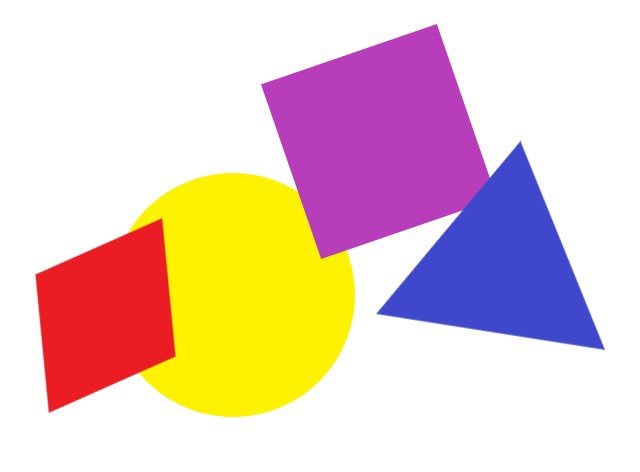
#> input picture shapes.jpeg, 640 x 472 px
$ jupyter execute --allow-errors annotation_checker.ipynb
#> lines starting #> are read from the running program, lines starting #| are printed output that depends on the picture; after the words box and inside, x2 and y2 are one past the last pixel; in counts of white or black regions, pixels touching at a corner belong together
[cell 1]
import fnmatch
from cv2 import equalizeHist
import pandas as pd
import os
import pydicom
import json
import cv2
import numpy as np
from pydicom.pixel_data_handlers.util import apply_voi_lut
from PIL import Image
import fnmatch
import glob
from matplotlib import pyplot as plt
import matplotlib.patches as patches
import matplotlib.patches as mpatches
import numpy as np

[cell 2]
# [111 lines left out: function plot_image, not called in this run]

##declare annotation files

[cell 3]
class_names=["Mass","Calcification", "Architectureal Distortion", "Asymmetry", "Ductal Dialtion", "Skin Tichening", "Nipple Retraction", "Lymphnode"]
birads_level_names=["BI-RADS 2", "BI-RADS 3","BI-RADS 4", "BI-RADS 5"]
data_directory_1 = "/Volumes/MLData/Paulis_Annotation/mammo__1W"
data_directory_2 = "/Volumes/0973111473/Paulis_annotation2/Mammo__1Betty"
joined_data="/Users/sam/Desktop/new extraction/mammo1.csv"
#> (the rest of this cell did not finish here and is left out)

#> (a cell that did not finish here is left out)

[cell 5]
import cv2 as cv
#read the image
img = cv.imread("shapes.jpeg")
#> img is the input picture: shape (472, 640, 3); mean B, G, R 197.8, 204.1, 231.2
#convert the image to grayscale
gray = cv.cvtColor(img, cv.COLOR_BGR2GRAY)
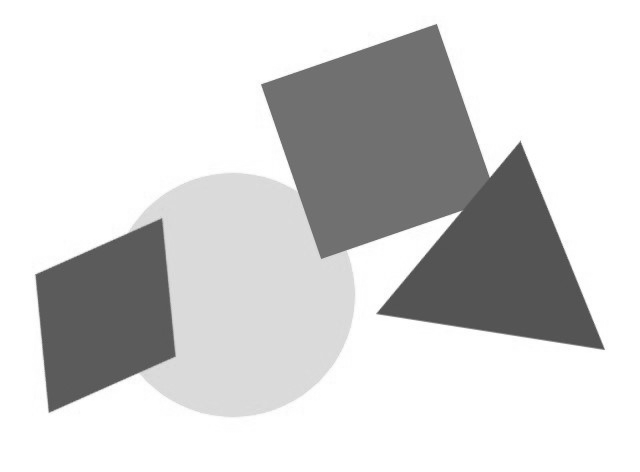
#> gray: shape (472, 640); min 72, max 255, mean 211.5
#blur image to reduce the noise in the image while thresholding. #This smoothens the sharp edges in the image.
blur = cv.blur(gray, (10,10))
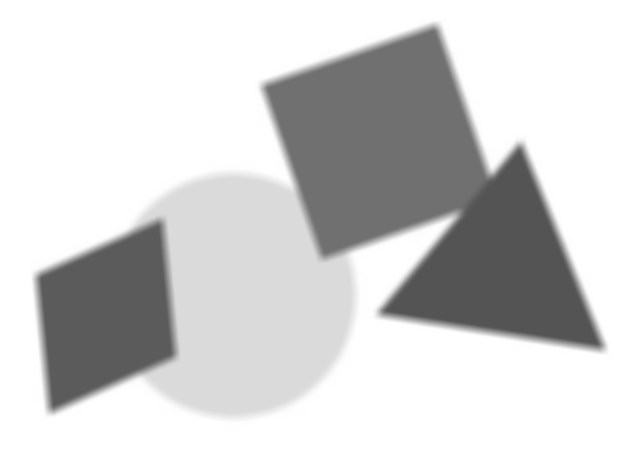
#> blur: shape (472, 640); min 84, max 255, mean 211.5
#Apply thresholding to the image
ret, thresh = cv.threshold(blur, 1, 255, cv.THRESH_OTSU)
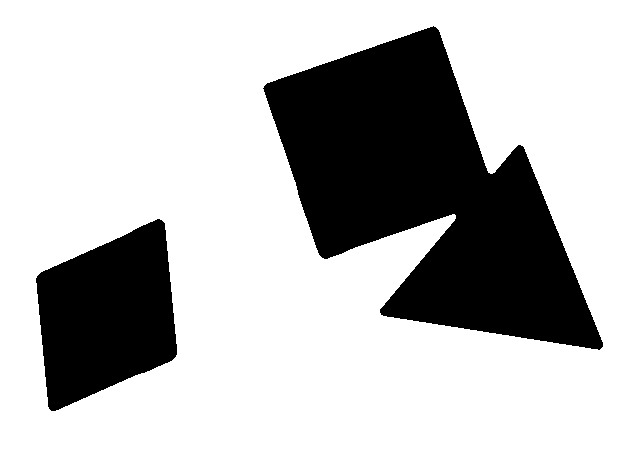
#> thresh: shape (472, 640); 75.2% white; 2 black regions
#> ret = 175
#find the contours in the image
contours, heirarchy = cv.findContours(thresh, cv.RETR_TREE, cv.CHAIN_APPROX_SIMPLE)
#> contours = 3 contours; box (x1, y1, x2, y2) and area: (0, 0, 640, 472) 300969, (262, 25, 604, 351) 56935, (35, 218, 178, 412) 18938
#draw the obtained contour lines(or the set of coordinates forming a line) on the original image
print(contours)
#> (printed output is left out)
cv.drawContours(img, contours, -1, (0,255,0), 20)
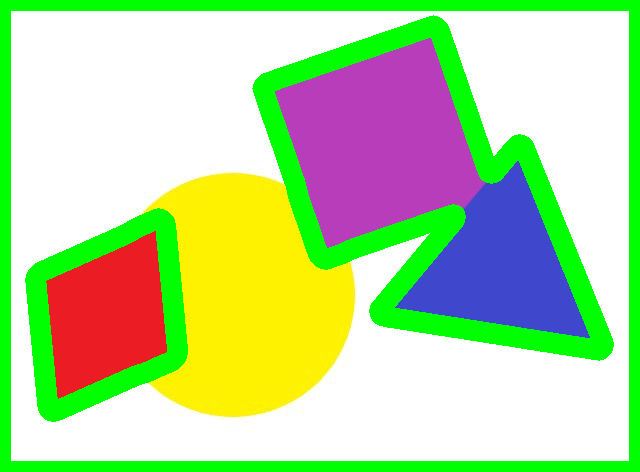
#> img: shape (472, 640, 3); mean B, G, R 155.2, 215.5, 184.9
#show the image
cv.namedWindow('Contours',cv.WINDOW_NORMAL)
cv.namedWindow('Thresh',cv.WINDOW_NORMAL)
cv.imshow('Contours', img)
cv.imshow('Thresh', thresh)
if cv.waitKey(0):
#> (key Esc is pressed here)
    cv.destroyAllWindows()

[cell 6]
"""
Annotate on hover
=================

When *hover* is set to ``True``, annotations are displayed when the mouse
hovers over the artist, without the need for clicking.
"""

import matplotlib.pyplot as plt
import numpy as np
import mplcursors
np.random.seed(42)

fig, ax = plt.subplots()
ax.scatter(*np.random.random((2, 26)))
ax.set_title("Mouse over a point")

mplcursors.cursor(hover=True)

plt.show()
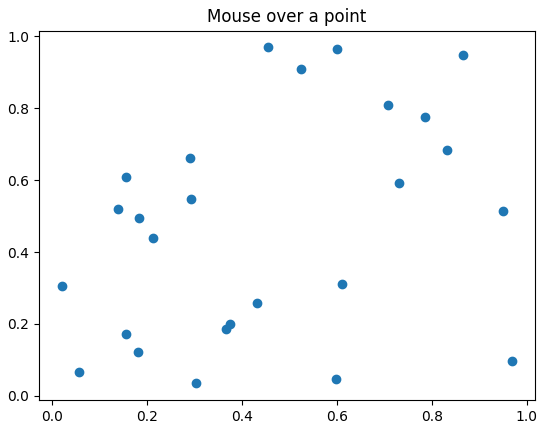
#> figure drawn by matplotlib, 1 panel

[cell 7]
import matplotlib.pyplot as plt
import pandas as pd
#%matplotlib widget
# https://www.kaggle.com/ajaypalsinghlo/world-happiness-report-2021
#> (the rest of this cell did not finish here and is left out)

[cell 8]
# plot and labels
fig, ax = plt.subplots(1, figsize=(12,6))
#> (the rest of this cell did not finish here and is left out)

[cell 9]
from matplotlib import pyplot as plt
import numpy as np

im = plt.imshow(np.random.rand(10,10)*255, interpolation='nearest')
fig = plt.gcf()
ax = plt.gca()

class EventHandler:
    def __init__(self):
        fig.canvas.mpl_connect('button_press_event', self.onpress)

    # [7 lines left out: function onpress, not called in this run]

handler = EventHandler()

plt.show()
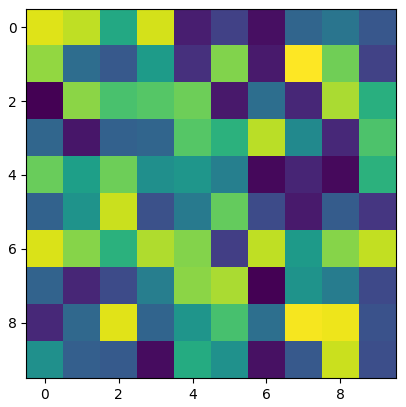
#> figure drawn by matplotlib, 1 panel

$ run again, with pltsave.png saved as shapes.jpeg
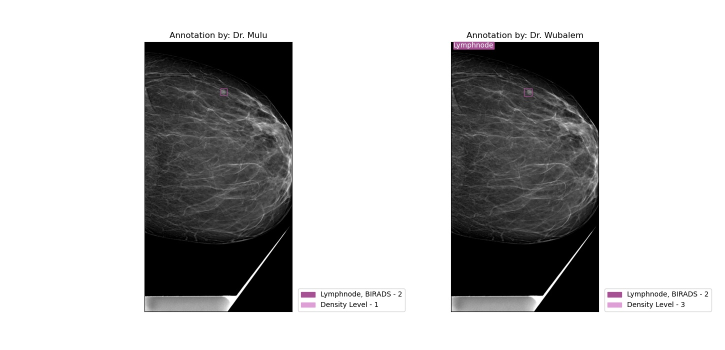
#> input picture pltsave.png, 1450 x 700 px (shown at 1/2 size)
#> img is the input picture: shape (700, 1450, 3); mean B, G, R 187.6, 187.5, 187.7
#> `ret, thresh = cv.threshold(blur, 1, 255, cv.THRESH_OTSU)`:
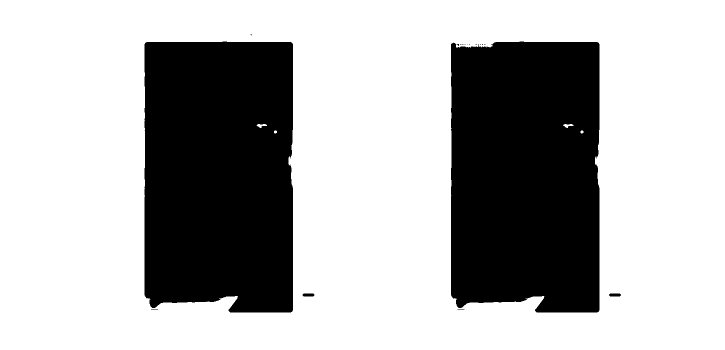
#> thresh: shape (700, 1450) (shown at 1/2 size); 69.3% white; 17 black regions (13 under 20 px)
#> ret = 147
#> contours = 22 contours, 11 with area under 20; largest, box (x1, y1, x2, y2) and area: (0, 0, 1450, 700) 1012851, (288, 82, 587, 626) 157152, (901, 82, 1200, 626) 156442, (1217, 586, 1243, 594) 157, (604, 586, 630, 594) 157
#> (printed output is left out)
#> `cv.drawContours(img, contours, -1, (0,255,0), 20)`:
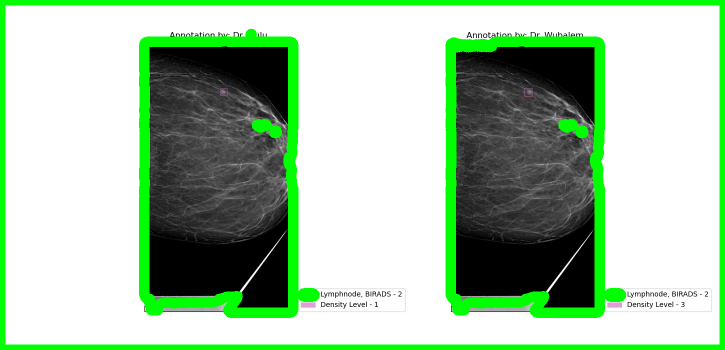
#> img: shape (700, 1450, 3) (shown at 1/2 size); 12.27% of pixels changed, all inside (x1, y1, x2, y2) = (0, 0, 1450, 700)
